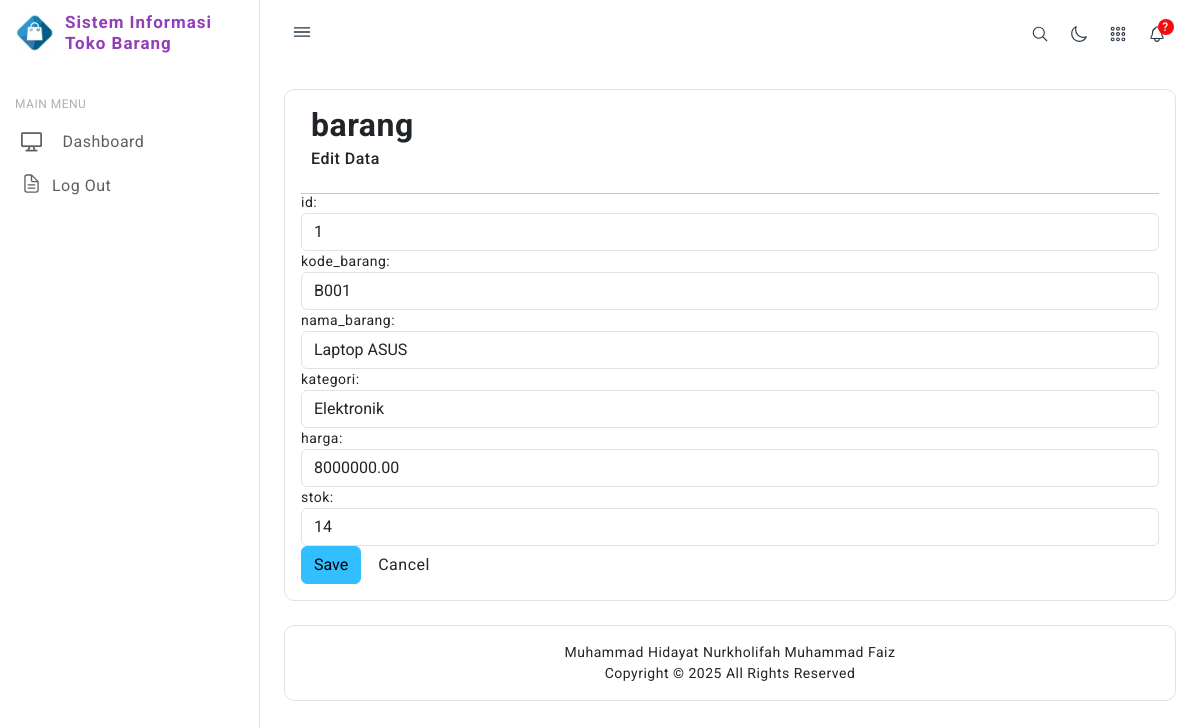
Page /barang/edit.php?id=1 on the earlier database version.
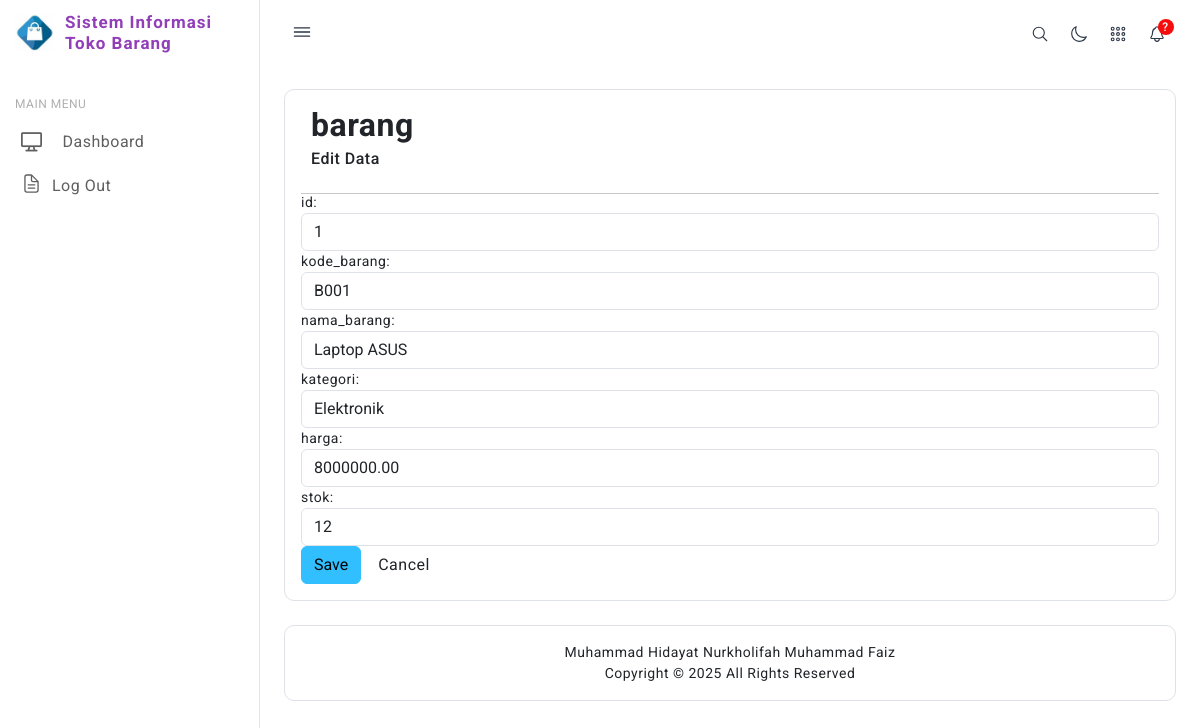
Same page on the later database version.
### tables this page shows
CREATE TABLE `barang` (
  `id` int NOT NULL,
  `kode_barang` varchar(20) NOT NULL,
  `nama_barang` varchar(100) NOT NULL,
  `kategori` varchar(50) DEFAULT NULL,
  `harga` decimal(10,2) NOT NULL,
  `stok` int NOT NULL,
  `foto` varchar(100) DEFAULT NULL
);

### db/database.php (called while the page is built, shortened)
<?php
class Database {
    private $pdo;
    public function __construct() {
        $dotenv = Dotenv\Dotenv::createImmutable(__DIR__ . "/..");
        $host = $_ENV["DB_HOST"];
        $dbname = $_ENV["DB_DATABASE"];
        $username = $_ENV["DB_USERNAME"];
        $password = $_ENV["DB_PASSWORD"];
        $charset = $_ENV["DB_CHARSET"];
    }
    private function connect($host, $dbname, $username, $password, $charset) {
        try {
            $this->pdo = new PDO("mysql:host={$host};dbname={$dbname};charset={$charset}", $username, $password);
            $this->pdo->setAttribute(PDO::ATTR_ERRMODE, PDO::ERRMODE_EXCEPTION);
        } catch (PDOException $e) {
            die("Database connection failed: " . $e->getMessage());
        }
    }
    public function executeQuery($sql, $params = []) {
        try {
            $stmt = $this->pdo->prepare($sql);
            if ($stmt) {
                $stmt->execute($params);
                return $stmt;
            } else {
                die("Error in query: " . print_r($this->pdo->errorInfo(), true));
            }
        } catch (PDOException $e) {
            die("Database error: " . $e->getMessage());
        }
    }
}

### controllers/Barang.php (called while the page is built, shortened)
<?php
include_once('../models/BarangModel.php');
class BarangController
{
    private $model;
    public function __construct()
    {
        $this->model = new BarangModel();
    }
    public function getBarang($id)
    {
        return $this->model->getBarang($id);
    }
}

### models/BarangModel.php (called while the page is built, shortened)
<?php
include_once('../db/database.php');
class BarangModel
{
    private $db;
    public function __construct()
    {
        $this->db = new Database();
    }
    public function getBarang($id)
    {
        $sql = "SELECT * FROM barang WHERE id = :id";
        $params = [":id" => $id];
        return $this->db->executeQuery($sql, $params)->fetchAll(PDO::FETCH_ASSOC);
    }
}

### barang/edit.php (the view, shortened to what this page needs)
<?php
include("../controllers/Barang.php");
include("../lib/functions.php");
$obj = new BarangController();
if(isset($_GET["id"])){
    $id=$_GET["id"];
}
$rows = $obj->getBarang($id);
?>
        <div class="header icon-and-heading">
        <h2><strong>barang</strong> <small>Edit Data</small> </h2>
        </div>
        <hr style="margin-bottom:-2px;"/>
        <form name="formEdit" method="POST" action="">
            <?php foreach ($rows as $row): ?>
                    <div class="form-group">
                        <label>id:</label>
                        <input type="text" class="form-control" id="id" name="id"
                            value="<?php echo $row['id']; ?>" readonly/>
                    </div>
                    <div class="form-group">
                        <label>kode_barang:</label>
                        <input type="text" class="form-control" id="kode_barang" name="kode_barang"
                            value="<?php echo $row['kode_barang']; ?>" />
                    </div>
                    <div class="form-group">
                        <label>nama_barang:</label>
                        <input type="text" class="form-control" id="nama_barang" name="nama_barang"
                            value="<?php echo $row['nama_barang']; ?>" />
                    </div>
                    <div class="form-group">
                        <label>kategori:</label>
                        <input type="text" class="form-control" id="kategori" name="kategori"
                            value="<?php echo $row['kategori']; ?>" />
                    </div>
                    <div class="form-group">
                        <label>harga:</label>
                        <input type="text" class="form-control" id="harga" name="harga"
                            value="<?php echo $row['harga']; ?>" />
                    </div>
                    <div class="form-group">
                        <label>stok:</label>
                        <input type="text" class="form-control" id="stok" name="stok"
                            value="<?php echo $row['stok']; ?>" />
                    </div>
            <?php endforeach; ?>
            <button class="save btn btn-large btn-info" type="submit">Save</button>
            <a href="#index" class="btn btn-large btn-default">Cancel</a>
        </form>
</body>
</html>

Differences in the rows shown:
changed barang "Laptop ASUS": stok "14" → "12"
